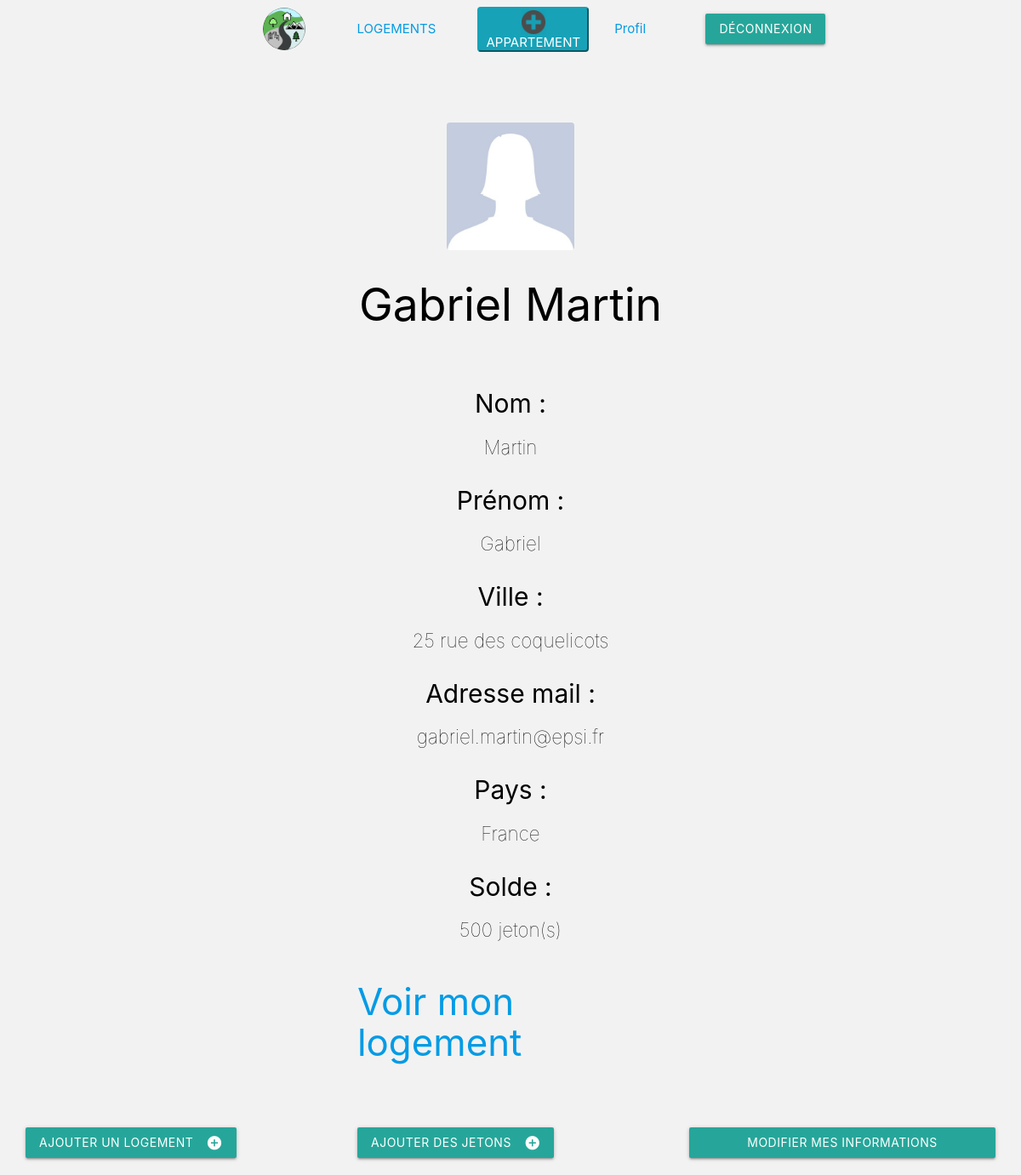
Page /view/profil.php (signed in) on the committed database.
### tables this page shows
CREATE TABLE IF NOT EXISTS `users` (
  `id` int(11) NOT NULL AUTO_INCREMENT,
  `nom` varchar(50) NOT NULL,
  `prenom` varchar(50) NOT NULL,
  `adress` varchar(50) NOT NULL,
  `phone` varchar(50) NOT NULL,
  `mail` varchar(50) NOT NULL,
  `pays` varchar(50) NOT NULL,
  `solde` varchar(50) NOT NULL,
  `password` varchar(50) NOT NULL,
  `isAdmin` tinyint(1) NOT NULL,
  `isProprietaire` tinyint(1) NOT NULL,
  `lockedMoney` int(11) DEFAULT NULL,
  PRIMARY KEY (`id`)
);

### model/mainModel.php (called while the page is built, shortened)
<?php
function GetDataBase()
{
    $host = "localhost";
    $dbName = "lebonappart";
    $login = "root";
    $password = "";
    try {
        $bdd = new PDO('mysql:host=' . $host . ';dbname=' . $dbName . ';charset=utf8',
            $login, $password, array(PDO::ATTR_ERRMODE => PDO::ERRMODE_EXCEPTION));
    } catch (Exception $e) {
        $bdd = null;
        die('Erreur : ' . $e->getMessage());
    }
    return $bdd;
}
function GetUser($lIdUser)
{
    $lobjUser = null;
    $bdd = GetDataBase();
    if ($bdd) {
        $lstrQuery = "SELECT * FROM users WHERE id = :pid";
        $stmt = $bdd->prepare($lstrQuery);
        $stmt->bindParam(':pid', $lIdUser);
        $stmt->execute();
        $lobjUser = $stmt->fetch(PDO::FETCH_OBJ);
    }
    return $lobjUser;
}

### view/profil.php (the view, shortened to what this page needs)
<?php
include('../helper/header.php');
require_once("../model/mainModel.php");
?>
<?php
include("../helper/navbar.php");
?>
<div class="container-fluid">
    <div class="row">
        <div class="col-md-12 ">
            <img class="profilPicture responsive-img rounded center-block" src="/assets/img/profile-pic.PNG" alt="">
            <h2 class="text-center">
                <?php $lobjUser = GetUser($_SESSION['id']);
                echo($lobjUser->prenom . " " . $lobjUser->nom); ?>
            </h2>
        </div>
    </div>
    <div class="row text-center">
        <div class="col-md-12">
            <ul id="listProfil">
                <li>
                    <h3>Nom : </h3>
                    <span class="detailAppartement"><?php echo($lobjUser->nom); ?></span>
                </li>
                <li>
                    <h3>Prénom : </h3>
                    <span class="detailAppartement"><?php echo($lobjUser->prenom); ?></span>
                </li>
                <li>
                    <h3>Ville : </h3>
                    <span class="detailAppartement"><?php echo($lobjUser->adress); ?></span>
                </li>
                <li>
                    <h3>Adresse mail : </h3>
                    <span class="detailAppartement"><?php echo($lobjUser->mail); ?></span>
                </li>
                <li>
                    <h3>Pays : </h3>
                    <span class="detailAppartement"><?php echo($lobjUser->pays); ?></span>
                </li>
                <li>
                    <h3>Solde : </h3>
                    <span class="detailAppartement"><?php echo($lobjUser->solde . " jeton(s)"); ?></span>
                </li>
            </ul>
        </div>
    </div>
    <div class="col-md-4 logementInfo">
        <h3><a href="../controller/listOfAppartsUser.php">Voir mon logement</h3>
    </div>
    <div class="row">
        <div class="col-md-4">
            <a href="../controller/insertAppart.php" class="btn submit waves-effect waves-light">Ajouter un logement
                <i class="material-icons right">add_circle</i>
            </a>
        </div>
        <div class="col-md-4">
            <a href="../controller/insertMoney.php" class="btn submit waves-effect waves-light">Ajouter des jetons
                <i class="material-icons right">add_circle</i>
            </a>
        </div>
        <div class="col-md-4">
            <a href="../controller/updateUser.php" class="btn submit waves-effect waves-light">Modifier mes informations
                personnelles
            </a>
        </div>
    </div>
</div>

### assets/css/myStyle.css (style rules this page uses)
body { background-color: #F2F2F2!important; color: black!important; }
.profilPicture { width:10em; height: auto; margin-top: 5em; }
.logementInfo { margin-bottom: 5em; margin-left: auto; margin-right: auto; }
.detailAppartement { font-size: 1.5em; font-weight: lighter; }
#listProfil h3 { font-size: 2em; }

### rows in the picture
users: prenom "Gabriel", nom "Martin", adress "25 rue des coquelicots", mail "gabriel.martin@epsi.fr", pays "France", solde "500"
